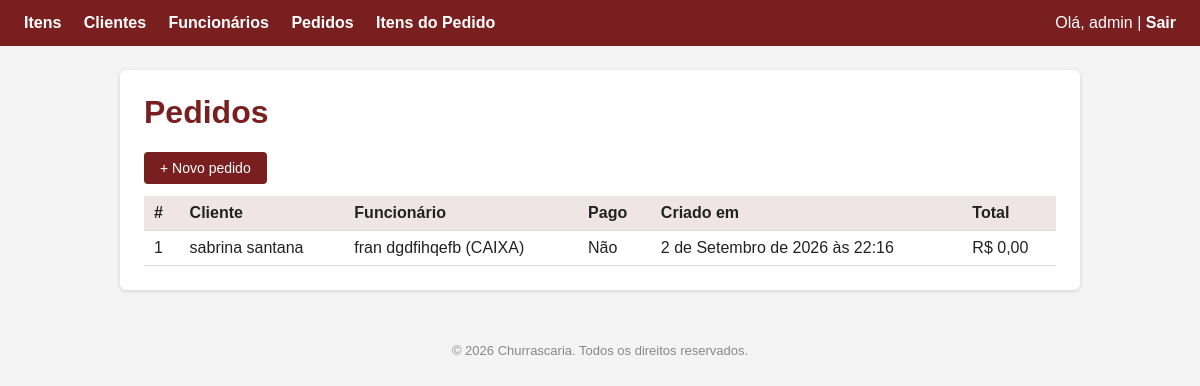
The page /pedidos/ (signed in) on the database its author committed.
### pedido/models.py (models this page shows, shortened)
class Pedido(models.Model):
    cliente = models.ForeignKey(Cliente, on_delete=models.PROTECT, related_name='pedidos')
    funcionario = models.ForeignKey(Funcionario, on_delete=models.SET_NULL, null=True, related_name='pedidos_atendidos')
    pagamento_efetuado = models.BooleanField(default=False)
    criado_em = models.DateTimeField(auto_now_add=True)
    valor_total = models.DecimalField(max_digits=10, decimal_places=2, default=0)
    itens = models.ManyToManyField(Item, through='itempedido.ItemPedido', related_name='pedidos')

### funcionario/models.py (models this page shows)
class Funcionario(User):
    CARGO_CHOICES = [
        ('GERENTE', 'Gerente'),
        ('GARÇOM', 'Garçom'),
        ('COZINHEIRO', 'Cozinheiro'),
    ]
    cargo = models.CharField(max_length=20, choices=CARGO_CHOICES)
    telefone = models.CharField(max_length=20, blank=True)
    salario = models.DecimalField(max_digits=10, decimal_places=2, default=0.00)
    def __str__(self):
        return f"{self.get_full_name() or self.username} ({self.get_cargo_display()})"

### pedido/views.py (the view)
# urls.py: path('', views.pedido_list, name='pedido_list'),
@login_required
@permission_required('pedido.view_pedido', raise_exception=True)
def pedido_list(request):
    if hasattr(request.user, 'cliente'):
        pedidos = Pedido.objects.filter(cliente=request.user.cliente).order_by('-criado_em')
    else:
        pedidos = Pedido.objects.all().order_by('-criado_em')
    return render(request, 'pedido/pedido_list.html', {'pedidos': pedidos})

### cliente/models.py (called while the page is built)
    def __str__(self):
        return self.get_full_name() or self.username

### templates/pedido/pedido_list.html (shortened to what this page needs)
{% extends 'base.html' %}
{% block content %}
    <h1>Pedidos</h1>
    <a class="btn" href="{% url 'pedido_create' %}">+ Novo pedido</a>
    {% if pedidos %}
        <table>
            <tr>
                <th>#</th>
                <th>Cliente</th>
                <th>Funcionário</th>
                <th>Pago</th>
                <th>Criado em</th>
                <th>Total</th>
            </tr>
            {% for pedido in pedidos %}
                <tr>
                    <td>{{ pedido.id }}</td>
                    <td>{{ pedido.cliente }}</td>
                    <td>{{ pedido.funcionario|default:"—" }}</td>
                    <td>{% if pedido.pagamento_efetuado %}Sim{% else %}Não{% endif %}</td>
                    <td>{{ pedido.criado_em }}</td>
                    <td>R$ {{ pedido.valor_total }}</td>
                </tr>
            {% endfor %}
        </table>
    {% else %}
        <p class="empty">Nenhum pedido cadastrado ainda.</p>
    {% endif %}
{% endblock %}

### templates/base.html (shortened to what this page needs)
{% load static %}
<!DOCTYPE html>
<html lang="pt-br">
<head>
    <link rel="stylesheet" href="{% static 'css/style.css' %}">
</head>
<body>
    {% block navbar %}
    <nav>
        {% if perms.item.view_item %}
            <a href="{% url 'item_list' %}">Itens</a>
        {% endif %}
        {% if perms.cliente.view_cliente %}
            <a href="{% url 'cliente_list' %}">Clientes</a>
        {% endif %}
        {% if perms.funcionario.view_funcionario %}
            <a href="{% url 'funcionario_list' %}">Funcionários</a>
        {% endif %}
        {% if perms.pedido.view_pedido %}
            <a href="{% url 'pedido_list' %}">Pedidos</a>
        {% endif %}
        {% if perms.itempedido.view_itempedido %}
            <a href="{% url 'itempedido_list' %}">Itens do Pedido</a>
        {% endif %}
        {% if user.is_authenticated %}
            <span style="color:#fff; float:right;">Olá, {{ user.username }} |
            <form action="{% url 'logout' %}" method="post" class="logout-form">
                <button type="submit" class="logout-link">Sair</button>
            </form></span>
        {% else %}
            <a href="{% url 'login' %}" style="float:right;">Entrar</a>
        {% endif %}
    </nav>
    {% endblock %}
    <div class="container">
        {% block content %}{% endblock %}
    </div>
    {% block footer %}
    <footer>
        <p>&copy; {% now "Y" %} Churrascaria. Todos os direitos reservados.</p>
    </footer>
    {% endblock %}
</body>
</html>

### static/css/style.css (style rules this page uses)
* { box-sizing: border-box; }
body { font-family: Arial, Helvetica, sans-serif; margin: 0; background: #f4f4f4; color: #222; }
footer { text-align: center; padding: 16px; color: #888; font-size: 13px; }
nav { background: #7a1f1f; padding: 14px 24px; }
nav a { color: #fff; text-decoration: none; margin-right: 18px; font-weight: bold; }
.container { max-width: 960px; margin: 24px auto; background: #fff; padding: 24px; border-radius: 6px; box-shadow: 0 1px 4px rgba(0,0,0,0.15); }
h1 { margin-top: 0; color: #7a1f1f; }
table { width: 100%; border-collapse: collapse; margin-top: 12px; }
th, td { text-align: left; padding: 8px 10px; border-bottom: 1px solid #ddd; }
th { background: #f0e5e5; }
.btn { display: inline-block; background: #7a1f1f; color: #fff; padding: 8px 16px; border-radius: 4px; text-decoration: none; border: none; cursor: pointer; font-size: 14px; }
.logout-form { display: inline; }
.logout-link { background: none; border: none; padding: 0; color: #fff; font-weight: bold; text-decoration: none; cursor: pointer; font-family: inherit; font-size: inherit; }

### rows shown on the page
Pedido: id "1", cliente "sabrina santana", funcionario "fran dgdfihqefb (CAIXA)", pagamento_efetuado "Não", criado_em "2 de Setembro de 2026 às 22:16", valor_total "0,00"

### other values the page prints
{{ user.username }} "admin"
